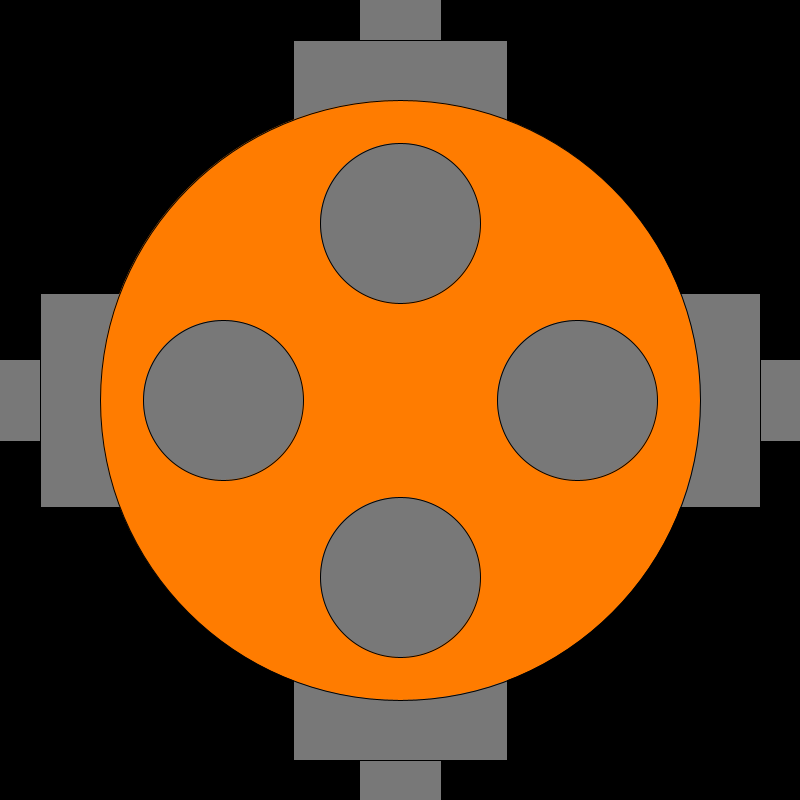
Frame 1 (no input)
Frame 60 (the mouse pressed at the canvas centre just before this capture): identical to frame 1, image omitted
Frame 120 (the mouse held since frame 60 and released just before this capture): identical to frame 1, image omitted

The Processing sketch that drew this single still picture (run headless with seeded random() and noise(); from frame 60 on, the mouse is pressed at the canvas centre):

// Processing sketch: BossSpaceShooter
// ── BossSpaceShooter.pde
color[] selectColor = {color(255, 0, 0), color(0, 255, 0), color(0, 0, 255), color(120, 255, 0), color(0, 125, 255), color(125, 125, 255)};
int color1;
int color2;
int color3;
int color4;
int color5;
int color6;
int timer = 60;
float spinAmt = 0;


void setup()
{
  color1 = (int)random(0, selectColor.length);
  color2 = (int)random(0, selectColor.length);
  color3 = (int)random(0, selectColor.length);
  color4 = (int)random(0, selectColor.length);
  color5 = (int)random(0, selectColor.length);
  color6 = (int)random(0, selectColor.length);
  generateOrder();
  size(800, 800);
}


void draw()
{
  background(0);
  pushMatrix();
  translate(width/2, height/2);
  newEnemy();
  popMatrix();
}

void changeColors()
{
  if (timer > 0)
  {
    timer--;
  }

  if (timer == 0)
  {

    color1 = (int)random(0, selectColor.length);
    color2 = (int)random(0, selectColor.length);
    color3 = (int)random(0, selectColor.length);
    color4 = (int)random(0, selectColor.length);
    color5 = (int)random(0, selectColor.length);
    color6 = (int)random(0, selectColor.length);

    timer = 60;
  }
}

void drawBoss()
{
  pushMatrix();
  
  noStroke();
  rectMode(CENTER);
  changeColors();

  //creepy eyes
  fill(28, 140, 27);
  ellipse(-80, -136, 168, 240);
  ellipse(70, -137, 168, 240);
  fill(45);
  ellipse(-79, -135, 100, 156);
  ellipse(69, -139, 100, 154);

  //body
  fill(175);
  rect(0, 0, 350, 260, 60);

  //misiles
  fill(250, 40, 40);
  rect(-77, 135, 59, 130);
  rect(75, 135, 59, 130);
  fill(212, 229, 28);
  rect(-77, 136, 41, 116);
  rect(75, 136, 41, 116);
  fill(0, 0, 134);
  rect(-77, 136, 32, 101);
  rect(75, 136, 32, 101);

  //circles
  fill(selectColor[color1]);
  ellipse(-85, -79, 21, 21);
  fill(selectColor[color2]);
  ellipse(-139, 5, 21, 21);
  fill(selectColor[color3]);
  ellipse(-132, 94, 21, 21);
  fill(selectColor[color4]);
  ellipse(135, 78, 21, 21);
  fill(selectColor[color5]);
  ellipse(135, -4, 21, 21);
  fill(selectColor[color6]);
  ellipse(73, -82, 21, 21);

  //window
  fill(173, 246, 231);
  ellipse(-1, -13, 95, 134);

  //alien
  fill(27, 140, 27);
  ellipse(-13, -44, 20, 20);
  ellipse(12, -44, 20, 20);
  ellipse(-1, -28, 33, 33);
  stroke(26, 140, 27);
  strokeWeight(13);
  line(-2, -19, -2, 12);
  noStroke();
  fill(0);
  ellipse(-13, -43, 12, 12);
  ellipse(12, -43, 12, 12);
  fill(0);
  ellipse(14, -42, 8, 8);
  ellipse(-12, -42, 8, 8);
  stroke(0);
  strokeWeight(5);
  noFill();
  arc(-1, -25, 19, 17, PI, 2*PI); 

  noStroke();
  fill(119, 184, 172);
  ellipse(-1, 32, 71, 47);
  
  rectMode(CORNER);
  strokeWeight(1);
  popMatrix();
}

// ── EyeEnemy.pde
void  barriorEnemy()
{
  stroke(0);
  strokeWeight(1);
  rectMode(CENTER);
  fill(6, 201, 40);
  rect(0, 0, 500, 500);
  fill(12, 111, 29);
  rect(0, 0, 450, 450);
  fill(255);
  ellipse(0, 27, 378, 378);
  fill(250, 18, 25);
  ellipse(0, 81, 329, 270);
  fill(0);
  ellipse(0, 89, 181, 246);
  
  rectMode(CORNER);
  stroke(0);
  strokeWeight(1);
}

// ── design_enemy.pde
int[] createOrder = new int[5];
int changeLightsTimer = 30;
color leftLight = color(120);
color downLight = color(120);
color rightLight = color(120);
color upLight = color(120);
int whichLight = 0;
boolean hasPredicted = false;

void generateOrder()
{
  for (int i = 0; i < createOrder.length; i++)
  {
    createOrder[i] = (int)random(1, 5); //1 - 4
  }
  println(createOrder);
}

void applyOrder()
{
  leftLight = color(120);
  downLight = color(120);
  rightLight = color(120);
  upLight = color(120);

  if (changeLightsTimer > 0)
  {
    changeLightsTimer--;
  }

  if (changeLightsTimer == 0)
  {
    whichLight++;
    if (whichLight > 4)
    {
      whichLight = 0;
      hasPredicted = true;
    }
    changeLightsTimer = 30;
  }

  if (createOrder[whichLight] == 1) leftLight = color(255, 0, 0);
  if (createOrder[whichLight] == 2) rightLight = color(255, 0, 0);
  if (createOrder[whichLight] == 3) upLight = color(255, 0, 0);
  if (createOrder[whichLight] == 4) downLight = color(255, 0, 0);

  if (changeLightsTimer > 20)
  {
    leftLight = color(120);
    downLight = color(120);
    rightLight = color(120);
    upLight = color(120);
  }
}


void newEnemy()
{
  if(!hasPredicted) applyOrder();
  stroke(0);
  strokeWeight(1);
  rectMode(CENTER);

  //pistoles
  pushMatrix();
  rotate(0);
  fill(120);
  rect(-319, 0, 214, 82);
  rect(-319, 0, 82, 214);
  popMatrix();

  pushMatrix();
  rotate(PI/2);
  fill(120);
  rect(-319, 0, 214, 82);
  rect(-319, 0, 82, 214);
  popMatrix();

  pushMatrix();
  rotate(3*PI/2);
  fill(120);
  rect(-319, 0, 214, 82);
  rect(-319, 0, 82, 214);
  popMatrix();

  pushMatrix();
  rotate(PI);
  fill(120);
  rect(-319, 0, 214, 82);
  rect(-319, 0, 82, 214);
  popMatrix();



  //main circle
  fill(255, 124, 0);
  ellipse(0, 0, 600, 600);

  //lights
  fill(leftLight);
  ellipse(-177, 0, 160, 160); //left

  fill(rightLight);
  ellipse(177, 0, 160, 160); // right

  fill(upLight);
  ellipse(0, -177, 160, 160); //up 

  fill(downLight);
  ellipse(0, 177, 160, 160); //down


  stroke(0);
  strokeWeight(1);
  rectMode(CORNER);
}
